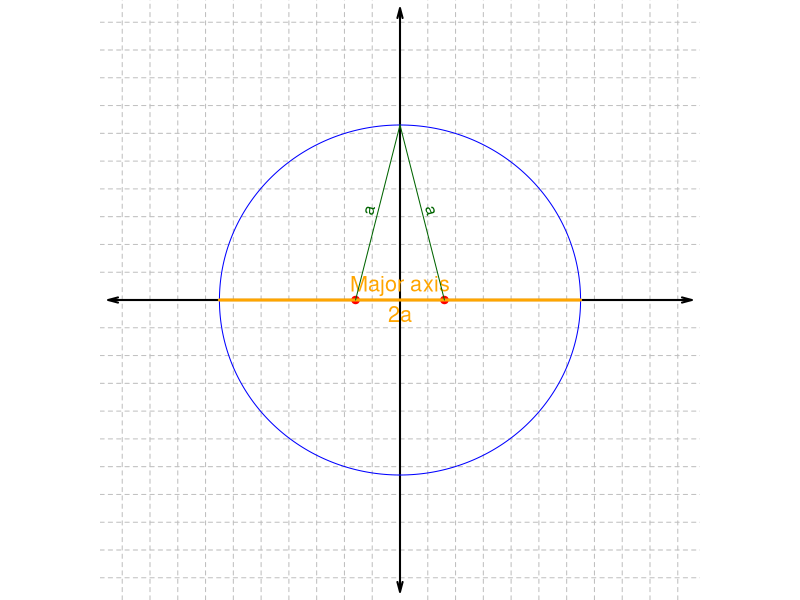

Write R code to recreate this figure.
## ---- chunk 1
fixer = function(exp){
  exp = gsub("--","+",exp,fixed=T)
  exp = gsub("(x-0)","x",exp,fixed=T)
  exp = gsub("(y-0)","y",exp,fixed=T)
  return(exp)
}
gcd2 <- function(a, b) {
  if (b == 0) a else Recall(b, a %% b)
}
gcd <- function(...) Reduce(gcd2, c(...))

trips = list(c(3,4,5),
             c(5,12,13),
             c(8,15,17),
             c(7,24,25),
             c(20,21,29),
             c(12,35,37),
             c(9,40,41),
             c(28,45,53),
             c(11,60,61),
             c(16,63,65),
             c(33,56,65),
             c(48,55,73),
             c(13,84,85),
             c(36,77,85),
             c(39,80,89),
             c(65,72,97))

while(T){
  whichi = sample(1:length(trips),1)
  trip = trips[[whichi]]
  maxmult = floor(100/trip[3])
  mult = sample(1:maxmult,1)
  trip = mult*trip
  a = trip[3]/10
  www = sample(1:2,2)
  b = trip[www[1]]/10
  c = trip[www[2]]/10
  if(a>5 && c/a<0.9){break}
}

## ---- chunk 2
par(mar=c(0,0,0,0),pty="s")
plot(0,0,type="n",xlim=c(-10,10),ylim=c(-10,10),axes=F,ann=F)
for(i in 1:10){
  abline(h=i,lty=2,col="grey")
  abline(h=-i,lty=2,col="grey")
  abline(v=i,lty=2,col="grey")
  abline(v=-i,lty=2,col="grey")
}
arrows(-10.5,0,10.5,0,length=0.1,angle=15,code=3,lwd=2)
arrows(0,-10.5,0,10.5,length=0.1,angle=15,code=3,lwd=2)
th = seq(0,2*pi,length.out=1000)
x = a*cos(th)
y = b*sin(th)
polygon(x,y,border="blue")
points(c(-c,c),c(0,0),col="red",pch=19)
lines(c(-a,a),c(0,0),lwd=3,col="orange")
text(0,0.5,"Major axis",col="orange",cex=1.3)
text(0,-0.5,"2a",col="orange",cex=1.3)
lines(c(-c,0),c(0,b),col="darkgreen")
th = atan(b/c)
text(-c/2+0.3*cos(th+pi/2),
     b/2+0.3*sin(th+pi/2),
     "a",
     srt=th/pi*180,col="darkgreen")
lines(c(c,0),c(0,b),col="darkgreen")
th = atan(b/c)
text(c/2+0.3*cos(-th+pi/2),
     b/2+0.3*sin(-th+pi/2),
     "a",
     srt=-th/pi*180,col="darkgreen")
